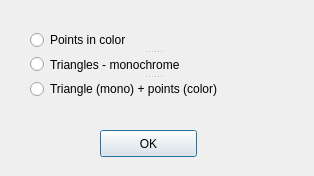
<?xml version="1.0" encoding="UTF-8"?>
<ui version="4.0">
 <class>ChooseLoadingModeDialog</class>
 <widget class="QDialog" name="ChooseLoadingModeDialog">
  <property name="geometry">
   <rect>
    <x>0</x>
    <y>0</y>
    <width>314</width>
    <height>176</height>
   </rect>
  </property>
  <property name="windowTitle">
   <string>Choose Loading Mode</string>
  </property>
  <widget class="QPushButton" name="ok_button">
   <property name="geometry">
    <rect>
     <x>100</x>
     <y>130</y>
     <width>97</width>
     <height>27</height>
    </rect>
   </property>
   <property name="text">
    <string>OK</string>
   </property>
  </widget>
  <widget class="QSplitter" name="splitter">
   <property name="geometry">
    <rect>
     <x>30</x>
     <y>30</y>
     <width>245</width>
     <height>69</height>
    </rect>
   </property>
   <property name="orientation">
    <enum>Qt::Vertical</enum>
   </property>
   <widget class="QRadioButton" name="points_radio">
    <property name="text">
     <string>Points in color</string>
    </property>
   </widget>
   <widget class="QRadioButton" name="triangles_radio">
    <property name="sizePolicy">
     <sizepolicy hsizetype="Minimum" vsizetype="MinimumExpanding">
      <horstretch>0</horstretch>
      <verstretch>0</verstretch>
     </sizepolicy>
    </property>
    <property name="text">
     <string>Triangles - monochrome</string>
    </property>
   </widget>
   <widget class="QRadioButton" name="triangles_points_radio">
    <property name="text">
     <string>Triangle (mono) + points (color)</string>
    </property>
   </widget>
  </widget>
 </widget>
 <resources/>
 <connections/>
</ui>
